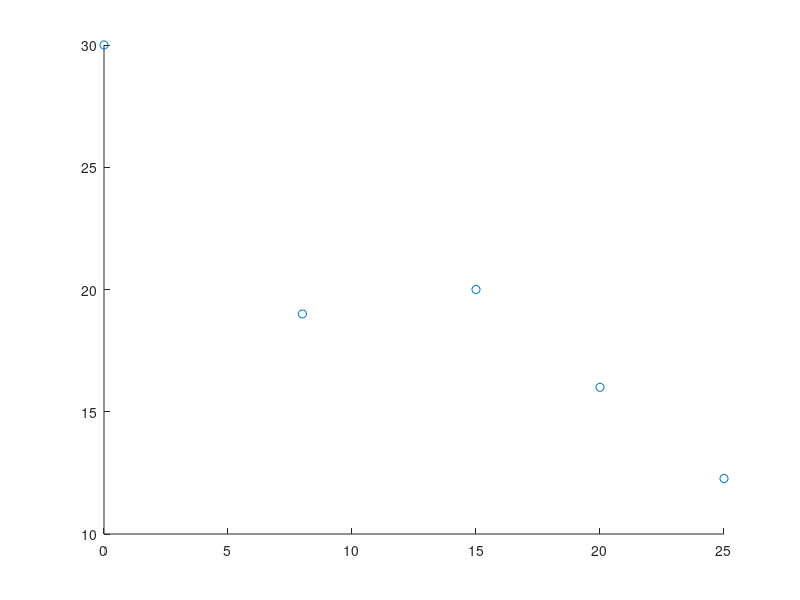

This chart was generated by the following MATLAB code: (Note: this script raises an error after producing the figure.)
clear all;
close all;
xp = [0 8 15 20 25];
yf = [30 19 20 16 12.27];

result = 0;
gOptimal = 0;
hold on
plot(xp,yf,'o');
    NmoinsM =0;
    A = ApproximationLineaire(xp, yf, NmoinsM);
    x = 0:0.1:25;
    g = 0;
    for j = 1:(length(xp)-NmoinsM)
        g = g + A(j)*x.^(j-1);
    end
plot(x,g);
title("Courbe de la glissade")
ylabel("Hauteur (m)")
xlabel("Distance (m)")
ylim ([0 30])
grid on 
hold off
